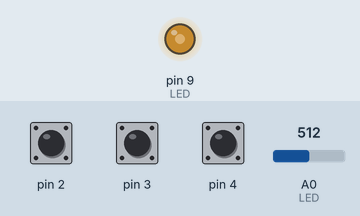
Simulated run of this sketch. Board: Arduino Leonardo, built with avr-gcc and run on an emulated ATmega32U4. Shown: output pins drawn as LEDs (lit = HIGH). The inputs (shaded band) are chosen by the test bench; at power-on: A0 (LED) = 512, pin 2 HIGH, pin 3 HIGH, pin 4 HIGH. USB keyboard and mouse output is not drawn.

Above: at 1.2 s.
1.3 s: A0 (LED) set to 716
At 2.5 s:
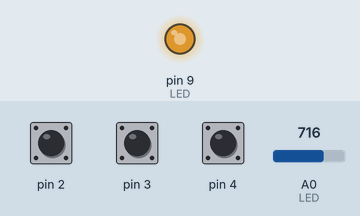
2.8 s: A0 (LED) set to 900
At 3.8 s:
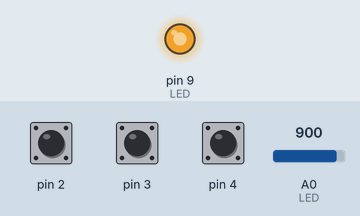
4.3 s: A0 (LED) set to 122
At 4.9 s:
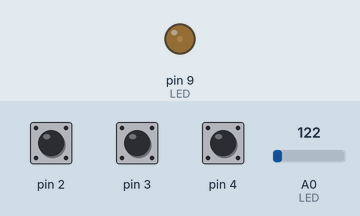
5.8 s: A0 (LED) set to 0
At 7.3 s:
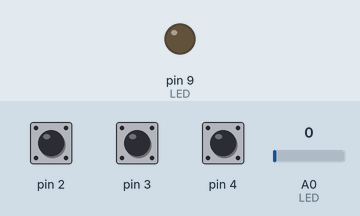
Timing chart, 0 to 8.3 s (numbered marks = the images above; inputs shaded):
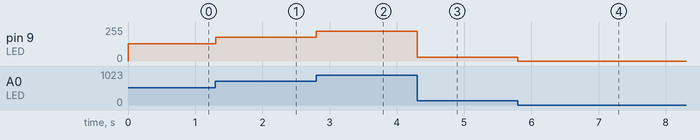

The sketch:

Mining-Controller-Joystick.ino
```cpp
#include <Joystick.h>
int LED=9; //LED shall be connected to Pin 9

Joystick_ Joystick(JOYSTICK_DEFAULT_REPORT_ID,JOYSTICK_TYPE_JOYSTICK,3,0, // 3 Buttons
 true, false, false,     // X, no Y or Z Axis
 false, false, false,   // No Rx, Ry, or Rz
  false, false, false,          // No rudder or throttle
  false, false);  // No accelerator, brake, or steering

  float floatMap(float x, float in_min, float in_max, float out_min, float out_max) {
  return (x - in_min) * (out_max - out_min) / (in_max - in_min) + out_min;
}

void setup() {
  Joystick.begin();
  Joystick.setZAxisRange(0, 1023);
  pinMode(2, INPUT_PULLUP);
  pinMode(3, INPUT_PULLUP);
  pinMode(4, INPUT_PULLUP);
  pinMode(LED, OUTPUT);

}

int ButtonState[6] = {0,0,0};
int ButtonStateDelayed[6] = {0,0,0};

void thread_axis_x()
{
    Joystick.setXAxis(analogRead(A0));
    analogWrite(LED, analogRead(A0)/4 ); //change brightness of LED based on Axis Output
}

void buttons() //read the 3 buttons, and do some basic debouncing
{
  for (int index = 0; index < 3; index++)
  { ButtonState[index] = !digitalRead(index + 2); }

  delay (10);

    for (int index = 0; index < 3; index++)
  {
    ButtonStateDelayed[index] = !digitalRead(index + 2);
    if ( ButtonStateDelayed[index] == ButtonState[index] )
  {
     Joystick.setButton(index, ButtonState[index]);
  }
 }
}

void loop() {
  thread_axis_x();
  buttons();
}
```

Measured:
- after the input at 1.3 s, pin 9 (LED): 128/255 → 179/255 at once
- after the input at 2.8 s, pin 9 (LED): 179/255 → 225/255 at once
- after the input at 4.3 s, pin 9 (LED): 225/255 → 30/255 at once
- after the input at 5.8 s, pin 9 (LED): 30/255 → 0/255 at once
